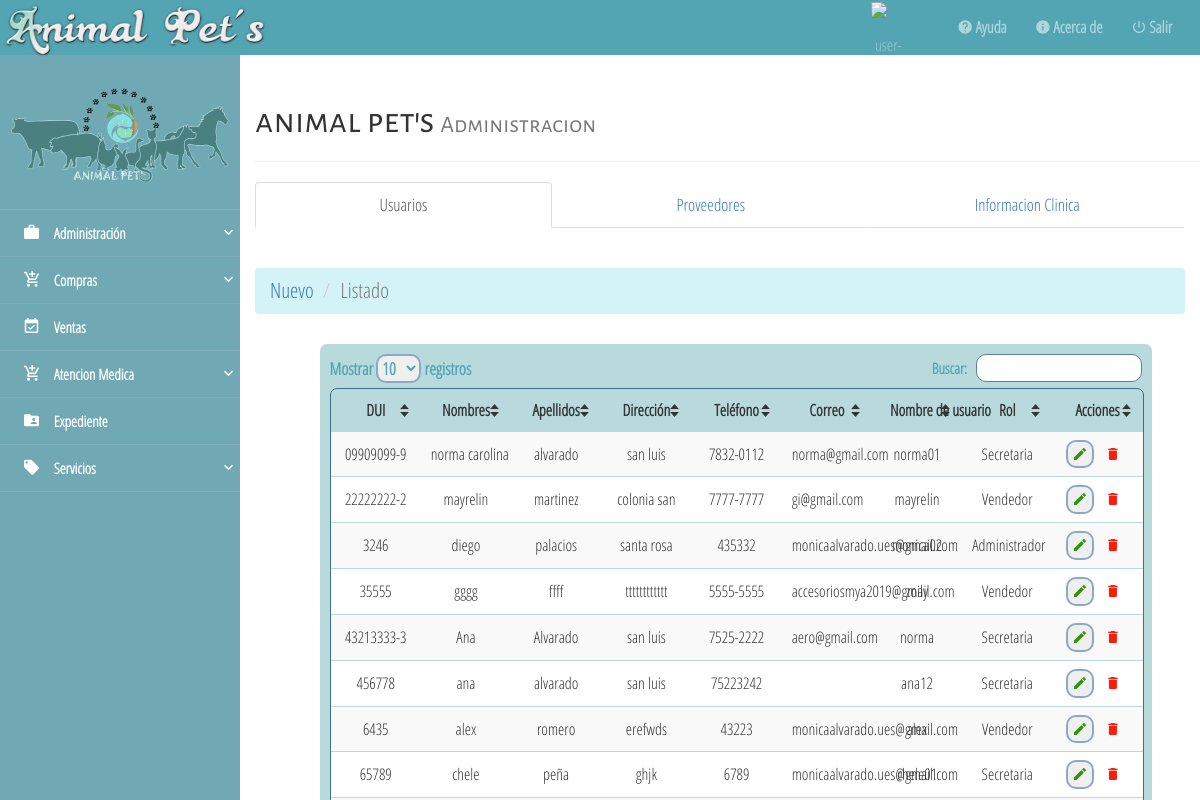
/from/listausuarios.php (signed in), run on the app's committed database.
### tables this page shows
CREATE TABLE `empleados` (
  `id_Empleado` int(20) NOT NULL,
  `DUI` varchar(10) NOT NULL,
  `nombres` varchar(50) NOT NULL,
  `apellidos` varchar(50) NOT NULL,
  `sexo` varchar(20) NOT NULL,
  `direccion` varchar(500) NOT NULL,
  `telefono` varchar(15) NOT NULL,
  `fecha_nac` date NOT NULL,
  `nombre_usuario` varchar(25) NOT NULL,
  `contrasena` varchar(800) NOT NULL,
  `rol` varchar(25) NOT NULL,
  `foto` mediumblob NOT NULL,
  `correoElectronico` varchar(75) NOT NULL
);

### from/listausuarios.php (the view, shortened to what this page needs)
<!DOCTYPE html>
<html lang="es">
<head>
  <link rel="stylesheet" href="../assets/css/sweet-alert.css">
  <link rel="stylesheet" href="../assets/css/material-design-iconic-font.min.css">
  <link rel="stylesheet" href="../assets/css/normalize.css">
  <link rel="stylesheet" href="../assets/css/bootstrap.min.css">
  <link rel="stylesheet" href="../assets/css/jquery.mCustomScrollbar.css">
  <link rel="stylesheet" href="../assets/css/style.css">
  <link rel="stylesheet" href="../assets/css/alertify.min.css">
  <link rel="stylesheet" href="../assets/css/default.min.css">
  <link rel="stylesheet" href="../assets/css/style.css">
  <link rel="stylesheet" href="https://cdn.jsdelivr.net/npm/sweetalert2@8/dist/sweetalert2.min.css" id="theme-styles">
  <link rel="stylesheet" href="../assets/datatable/css/jquery.dataTables.min.css">
  <link rel="stylesheet" href="../assets/datatable/css/responsive.dataTables.min.css">
    </head>
    <body>
      <?php
      include "../from/menu.php"
      ?>
      <div class="content-page-container full-reset custom-scroll-containers">
        <div class="container">
          <div class="page-header">
            <h1 class="all-tittles">animal pet's <small>Administracion</small></h1>
          </div>
        </div>
        <div class="container-fluid">
          <ul class="nav nav-tabs nav-justified" style="font-size: 17px;">
            <li role="presentation" class="active"><a href="usuario.php">Usuarios</a></li>
            <li role="presentation" ><a href="proveedor.php">Proveedores</a></li>
            <li role="presentation"><a href="#">Informacion Clinica</a></li>
          </ul>
        </div>
        <div class="container-fluid">
          <div class="row">
            <div class="col-xs-12 lead">
              <ol class="breadcrumb">
                <li><a href="usuario.php">Nuevo</a></li>
                <li class="active">Listado</li>
              </ol>
            </div>
          </div>
        </div>
        <div class="container-fluid"  >
         <div class="col-sm-11 col-xs-11 col-sm-offset-1">
          <div class="div-table">
            <table id="miTabla" class="display responsive nowrap" style="width:100%; table-layout:fixed">
              <thead>
                <tr>
                  <th>DUI</th>
                  <th>Nombres</th>
                  <th>Apellidos</th>
                  <th>Dirección</th>
                  <th>Teléfono</th>
                  <th>Correo</th>
                  <th>Nombre de usuario</th>
                  <th>Rol</th>
                  <th>Acciones</th>
                </tr>
              </thead>
              <tbody>
                <?php
                include "../config/conexion.php";
                $result=$conexion->query("SELECT
                  e.id_Empleado as id,
                  e.DUI as dui,
                  e.nombres as nombre,
                  e.apellidos as apellido,
                  e.direccion as direccion,
                  e.telefono as telefono,
                  e.contrasena as contra,
                  e.rol as rol,
                  e.nombre_usuario as user,
                  e.correoElectronico as correo
                  FROM
                  empleados e");
                if($result){
                  while($fila = $result->fetch_object()){ ?>
                  <tr>
                    <td><?php echo $fila->dui ?></td>
                    <td><?php echo $fila->nombre ?></td>
                    <td><?php echo $fila->apellido ?></td>
                    <td title="<?php echo $fila->direccion ?>"><?php echo substr($fila->direccion, 0, 12); ?></td>
                    <td><?php echo $fila->telefono ?></td>
                    <td><?php echo $fila->correo ?></td>
                    <td><?php echo $fila->user ?></td>
                    <td><?php echo $fila->rol ?></td>
                    <td>
                      <button data-toggle= "modal" data-target= "#modificarUsuario" class="material-control tooltips-general" required="" maxlength="50" data-toggle="tooltip" data-placement="top" title="Editar" onclick="editar(<?php echo $fila->id?>)">
                        <i class="zmdi zmdi-edit" style="color: #31920D;">
                        </i>
                      </button>
                      <a href="#" class="material-control tooltips-general" required="" maxlength="50" data-toggle="tooltip" data-placement="top" title="Eliminar" onclick="eliminar(<?php echo $fila->id?>)">
                        <i class="zmdi zmdi-delete" style="color: #F91D0B;"></i>
                      </a>
                    </td>
                  </tr>
                  <?php
                }
              }
              ?>
            </tbody>
          </table>
        </div></div><div style="margin: 6.5% 0;"></div>
      </div>
</body>
</html>

### assets/css/style.css (style rules this page uses)
html, body { height: 100%; margin: 0; padding: 0; width: 100%; font-size: 16px; font-family: "Parrafos" !important; background-color: #fff; }
.all-tittles { font-family: "Titulos" !important; }
.full-reset { margin: 0; padding: 0; width: 100%; }
.div-table { display: table !important; width: 100%; margin: 20px 0; padding: 0; background-color: #b9dadd; height: auto !important; border-radius: 7px 7px 7px 7px; -moz-border-radius: 7px 7px 7px 7px; -webkit-border-radius: 7px 7px 7px 7px; border: 0px solid #000000; }
.content-page-container { height: 100%; position: absolute; top: 0; right: 0; z-index: 1; width: 80%; background-color: #fff; }

### data on the page
empleados: DUI "456778", nombres "ana", apellidos "alvarado", direccion "san luis", telefono "75223242", nombre_usuario "ana12", rol "Secretaria"
empleados: DUI "35555", nombres "gggg", apellidos "ffff", direccion "tttttttttttt", telefono "5555-5555", correoElectronico "accesoriosmya2019@gmail.com", nombre_usuario "zoily", rol "Vendedor"
empleados: DUI "3246", nombres "diego", apellidos "palacios", direccion "santa rosa", telefono "435332", correoElectronico "monicaalvarado.ues@gmail.com", nombre_usuario "monica02", rol "Administrador"
empleados: DUI "65789", nombres "chele", apellidos "peña", direccion "ghjk", telefono "6789", correoElectronico "monicaalvarado.ues@gmail.com", nombre_usuario "chele01", rol "Secretaria"
empleados: DUI "6435", nombres "alex", apellidos "romero", direccion "erefwds", telefono "43223", correoElectronico "monicaalvarado.ues@gmail.com", nombre_usuario "alex", rol "Vendedor"
empleados: DUI "43213333-3", nombres "Ana", apellidos "Alvarado", direccion "san luis", telefono "7525-2222", correoElectronico "aero@gmail.com", nombre_usuario "norma", rol "Secretaria"
empleados: DUI "09909099-9", nombres "norma carolina", apellidos "alvarado", direccion "san luis", telefono "7832-0112", correoElectronico "norma@gmail.com", nombre_usuario "norma01", rol "Secretaria"
empleados: DUI "22222222-2", nombres "mayrelin", apellidos "martinez", direccion "colonia san", telefono "7777-7777", correoElectronico "gi@gmail.com", nombre_usuario "mayrelin", rol "Vendedor"
